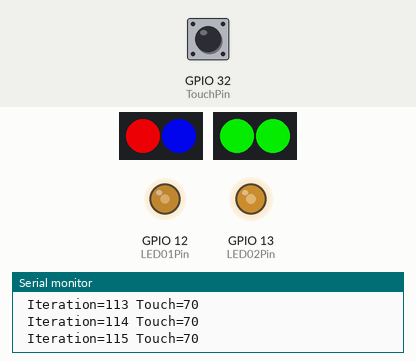
Bench run of a sketch on a simulated ESP32. Shown: 2 × 2 RGB LEDs in strip order, left to right, output pins drawn as LEDs (lit = HIGH), the last lines printed to the serial monitor. The test bench sets the inputs (shaded band); at power-on: GPIO 32 (TouchPin) HIGH. Dim RGB values are drawn brighter than linear; the strip is taken to match the declared colour order.

Above: at 1.2 s.
1.3 s: GPIO 32 (TouchPin) pulled LOW for 0.15 s
At 1.66 s:
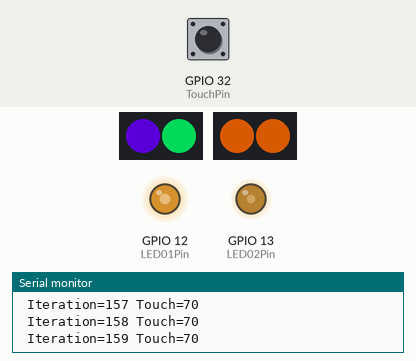
7.3 s: GPIO 32 (TouchPin) pulled LOW for 3.2 s
At 7.7 s:
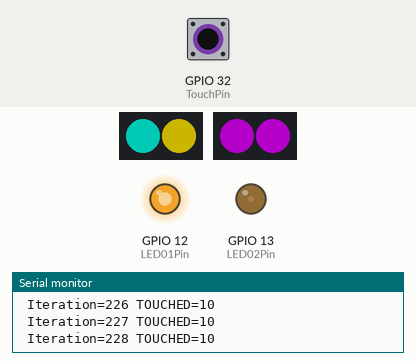
Timing chart, 0 to 24.6 s (numbered marks = the images above; inputs shaded):
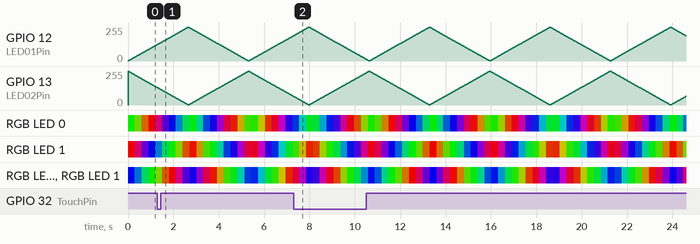

The sketch:

esp32_test06_touch_and_4xneopixel_and_pwm_2led.ino
```cpp
#include <Adafruit_NeoPixel.h>

// NeoPixel PIN VALUES
#define NEO01Pin 18   // 18 corresponds to GPIO18
#define NEO02Pin 19   // 18 corresponds to GPIO19

// LED PIN VALUES
#define LED01Pin 12  // 12 corresponds to GPIO12
#define LED02Pin 13  // 13 corresponds to GPIO13

// Touch PIN VALUE
#define TouchPin 32  // 32 corresponds to GPIO32 - Touch9

// PWM Properties
const int freq = 1000;
const int PWMChannel0 = 0;
const int PWMChannel1 = 1;
const int resolution = 8;

// Define NeoPixel Strips - (Num pixels, pin to send signals, pixel type, signal rate)
Adafruit_NeoPixel NEO01 = Adafruit_NeoPixel(2, NEO01Pin, NEO_RGB + NEO_KHZ800);
Adafruit_NeoPixel NEO02 = Adafruit_NeoPixel(2, NEO02Pin, NEO_RGB + NEO_KHZ800);

// Touch Properties
const int TouchThreshold = 20;
int TouchValue = 21;

// SETUP - RUN ONCE
void setup(){
  // configure LED PWM functionalitites per channel
  ledcSetup(PWMChannel0, freq, resolution);
  ledcSetup(PWMChannel1, freq, resolution);

  // attach the channel to the GPIO to be controlled
  ledcAttachPin(LED01Pin, PWMChannel0);
  ledcAttachPin(LED02Pin, PWMChannel1);

  // Initializes the NeoPixels
  NEO01.begin();
  NEO02.begin();

  // Set Neopixel Brightness (0-255 scale)
  NEO01.setBrightness(200);
  NEO02.setBrightness(200);

  // setup the serial output baud rate
  Serial.begin(115200);
}

// LOOP - MAIN
void loop(){
  // Set Delay Time [in ms]
  int DelayTime = 10;

  // Iterate 0 to 254
  for(int i=0; i<255; i++){
    // Set the LED01 value to iteration value using esp pwm channel write
    // Start off and slowly get brighter to full on
    ledcWrite(PWMChannel0, i);
    // Set the LED02 value to 255-iteration value using esp pwm channel write
    // Start on and slowly get dimmer to full off
    ledcWrite(PWMChannel1, (255 - i));
    // NeoPixel Color Cycle
    int pos = i;
    if (pos < 85) {
      // Cycle Red & Green based on itiration number
      NEO01.setPixelColor(0, int(pos * 3), int(255 - (pos*3)), 0);
      // Cycle Red & Blue based on itiration number
      NEO01.setPixelColor(1, int(255 - pos*3), 0, int(pos*3));
      // Cycle Green & Blue based on itiration number
      NEO02.setPixelColor(0, 0, int(pos*3), int(255 - pos*3));
      NEO02.setPixelColor(1, 0, int(pos*3), int(255 - pos*3));
    } else if (pos < 170) {
      pos = pos - 85;
      // Cycle Red & Blue based on itiration number
      NEO01.setPixelColor(0, int(255 - pos*3), 0, int(pos*3));
      // Cycle Green & Blue based on itiration number
      NEO01.setPixelColor(1, 0, int(pos*3), int(255 - pos*3));
      // Cycle Red & Green based on itiration number
      NEO02.setPixelColor(0, int(pos * 3), int(255 - (pos*3)), 0);
      NEO02.setPixelColor(1, int(pos * 3), int(255 - (pos*3)), 0);
    } else {
      pos = pos -170;
      // Cycle Green & Blue based on itiration number
      NEO01.setPixelColor(0, 0, int(pos*3), int(255 - pos*3));
      // Cycle Red & Green based on itiration number
      NEO01.setPixelColor(1, int(pos * 3), int(255 - (pos*3)), 0);
      // Cycle Red & Blue based on itiration number
      NEO02.setPixelColor(0, int(255 - pos*3), 0, int(pos*3));
      NEO02.setPixelColor(1, int(255 - pos*3), 0, int(pos*3));
    }
    NEO01.show();
    NEO02.show();
    // Print current Iteration value to serial console for troubleshooting
    Serial.print(" Iteration=");
    Serial.print(i);
    // TOUCH
    TouchValue = touchRead(TouchPin);
    // Print current Touch value to serial console for troubleshooting
    if (TouchValue < TouchThreshold) { Serial.print(" TOUCHED="); } else { Serial.print(" Touch="); }
    Serial.print(TouchValue);
    // Print Carriage Return
    Serial.println();
    // Pause the loop to display LEDS
    delay(DelayTime);
  }

  // Iterate 255 to 1
  for(int i=255; i>0; i--){
    // Set the LED01 value to iteration value using esp pwm channel write
    // Start on and slowly get dimmer to full off
    ledcWrite(PWMChannel0, i);
    // Set the LED02 value to 255-iteration value using esp pwm channel write
    // Start off and slowly get brighter to full on
    ledcWrite(PWMChannel1, (255 - i));
    // NeoPixel Color Cycle
    int pos = i;
    if (pos < 85) {
      // Cycle Red & Green based on itiration number
      NEO01.setPixelColor(0, int(pos * 3), int(255 - (pos*3)), 0);
      // Cycle Red & Blue based on itiration number
      NEO01.setPixelColor(1, int(255 - pos*3), 0, int(pos*3));
      // Cycle Green & Blue based on itiration number
      NEO02.setPixelColor(0, 0, int(pos*3), int(255 - pos*3));
      NEO02.setPixelColor(1, 0, int(pos*3), int(255 - pos*3));
    } else if (pos < 170) {
      pos = pos - 85;
      // Cycle Red & Blue based on itiration number
      NEO01.setPixelColor(0, int(255 - pos*3), 0, int(pos*3));
      // Cycle Green & Blue based on itiration number
      NEO01.setPixelColor(1, 0, int(pos*3), int(255 - pos*3));
      // Cycle Red & Green based on itiration number
      NEO02.setPixelColor(0, int(pos * 3), int(255 - (pos*3)), 0);
      NEO02.setPixelColor(1, int(pos * 3), int(255 - (pos*3)), 0);
    } else {
      pos = pos -170;
      // Cycle Green & Blue based on itiration number
      NEO01.setPixelColor(0, 0, int(pos*3), int(255 - pos*3));
      // Cycle Red & Green based on itiration number
      NEO01.setPixelColor(1, int(pos * 3), int(255 - (pos*3)), 0);
      // Cycle Red & Blue based on itiration number
      NEO02.setPixelColor(0, int(255 - pos*3), 0, int(pos*3));
      NEO02.setPixelColor(1, int(255 - pos*3), 0, int(pos*3));
    }
    NEO01.show();
    NEO02.show();
    // Print current Iteration value to serial console for troubleshooting
    Serial.print(" Iteration=");
    Serial.print(i);
    // TOUCH
    TouchValue = touchRead(TouchPin);
    // Print current Touch value to serial console for troubleshooting
    if (TouchValue < TouchThreshold) { Serial.print(" TOUCHED="); } else { Serial.print(" Touch="); }
    Serial.print(TouchValue);
    // Print Carriage Return
    Serial.println();
    // Pause the loop to display LEDS
    delay(DelayTime);
  }


}
```
